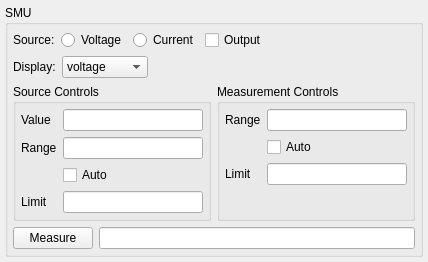
<?xml version="1.0" encoding="UTF-8"?>
<ui version="4.0">
 <class>SMU</class>
 <widget class="QWidget" name="SMU">
  <property name="geometry">
   <rect>
    <x>0</x>
    <y>0</y>
    <width>428</width>
    <height>253</height>
   </rect>
  </property>
  <property name="windowTitle">
   <string>Form</string>
  </property>
  <layout class="QVBoxLayout" name="verticalLayout">
   <property name="margin">
    <number>5</number>
   </property>
   <item>
    <widget class="QGroupBox" name="smu_group">
     <property name="title">
      <string>SMU</string>
     </property>
     <layout class="QVBoxLayout" name="verticalLayout_2">
      <property name="margin">
       <number>5</number>
      </property>
      <item>
       <layout class="QHBoxLayout" name="source_select_layout">
        <property name="sizeConstraint">
         <enum>QLayout::SetDefaultConstraint</enum>
        </property>
        <item>
         <widget class="QLabel" name="source_label">
          <property name="text">
           <string>Source:</string>
          </property>
         </widget>
        </item>
        <item>
         <widget class="QRadioButton" name="voltage_button">
          <property name="text">
           <string>Voltage</string>
          </property>
         </widget>
        </item>
        <item>
         <widget class="QRadioButton" name="current_button">
          <property name="text">
           <string>Current</string>
          </property>
         </widget>
        </item>
        <item>
         <widget class="QCheckBox" name="output">
          <property name="text">
           <string>Output</string>
          </property>
         </widget>
        </item>
        <item>
         <spacer name="horizontalSpacer">
          <property name="orientation">
           <enum>Qt::Horizontal</enum>
          </property>
          <property name="sizeHint" stdset="0">
           <size>
            <width>40</width>
            <height>20</height>
           </size>
          </property>
         </spacer>
        </item>
       </layout>
      </item>
      <item>
       <layout class="QHBoxLayout" name="display_layout">
        <property name="topMargin">
         <number>0</number>
        </property>
        <item>
         <widget class="QLabel" name="display_label">
          <property name="text">
           <string>Display:</string>
          </property>
         </widget>
        </item>
        <item>
         <widget class="QComboBox" name="display_select">
          <item>
           <property name="text">
            <string>voltage</string>
           </property>
          </item>
          <item>
           <property name="text">
            <string>current</string>
           </property>
          </item>
          <item>
           <property name="text">
            <string>resistance</string>
           </property>
          </item>
          <item>
           <property name="text">
            <string>power</string>
           </property>
          </item>
         </widget>
        </item>
        <item>
         <spacer name="horizontalSpacer_2">
          <property name="orientation">
           <enum>Qt::Horizontal</enum>
          </property>
          <property name="sizeHint" stdset="0">
           <size>
            <width>40</width>
            <height>20</height>
           </size>
          </property>
         </spacer>
        </item>
       </layout>
      </item>
      <item>
       <layout class="QHBoxLayout" name="controls_layout">
        <item>
         <widget class="QGroupBox" name="source_controls">
          <property name="title">
           <string>Source Controls</string>
          </property>
          <layout class="QFormLayout" name="source_layout">
           <property name="margin">
            <number>5</number>
           </property>
           <item row="1" column="0">
            <widget class="QLabel" name="source_range_label">
             <property name="text">
              <string>Range</string>
             </property>
            </widget>
           </item>
           <item row="1" column="1">
            <widget class="QLineEdit" name="source_range"/>
           </item>
           <item row="3" column="0">
            <widget class="QLabel" name="source_limit_label">
             <property name="text">
              <string>Limit</string>
             </property>
            </widget>
           </item>
           <item row="3" column="1">
            <widget class="QLineEdit" name="source_limit"/>
           </item>
           <item row="2" column="1">
            <widget class="QCheckBox" name="source_autorange">
             <property name="text">
              <string>Auto</string>
             </property>
            </widget>
           </item>
           <item row="0" column="1">
            <widget class="QLineEdit" name="source_value"/>
           </item>
           <item row="0" column="0">
            <widget class="QLabel" name="value_label">
             <property name="text">
              <string>Value</string>
             </property>
            </widget>
           </item>
          </layout>
         </widget>
        </item>
        <item>
         <widget class="QGroupBox" name="measurement_controls">
          <property name="title">
           <string>Measurement Controls</string>
          </property>
          <layout class="QFormLayout" name="measurement_layout">
           <property name="margin">
            <number>5</number>
           </property>
           <item row="3" column="0">
            <widget class="QLabel" name="measurement_limit_label">
             <property name="text">
              <string>Limit</string>
             </property>
            </widget>
           </item>
           <item row="3" column="1">
            <widget class="QLineEdit" name="measurement_limit"/>
           </item>
           <item row="1" column="0">
            <widget class="QLabel" name="measurement_range_label">
             <property name="text">
              <string>Range</string>
             </property>
            </widget>
           </item>
           <item row="1" column="1">
            <widget class="QLineEdit" name="measurement_range"/>
           </item>
           <item row="2" column="1">
            <widget class="QCheckBox" name="measurement_autorange">
             <property name="text">
              <string>Auto</string>
             </property>
            </widget>
           </item>
          </layout>
         </widget>
        </item>
       </layout>
      </item>
      <item>
       <layout class="QHBoxLayout" name="measure_layout">
        <property name="topMargin">
         <number>0</number>
        </property>
        <item>
         <widget class="QPushButton" name="measure_button">
          <property name="sizePolicy">
           <sizepolicy hsizetype="Fixed" vsizetype="Fixed">
            <horstretch>0</horstretch>
            <verstretch>0</verstretch>
           </sizepolicy>
          </property>
          <property name="text">
           <string>Measure</string>
          </property>
         </widget>
        </item>
        <item>
         <widget class="QLineEdit" name="measurements">
          <property name="readOnly">
           <bool>true</bool>
          </property>
         </widget>
        </item>
       </layout>
      </item>
     </layout>
    </widget>
   </item>
  </layout>
 </widget>
 <resources/>
 <connections/>
</ui>
